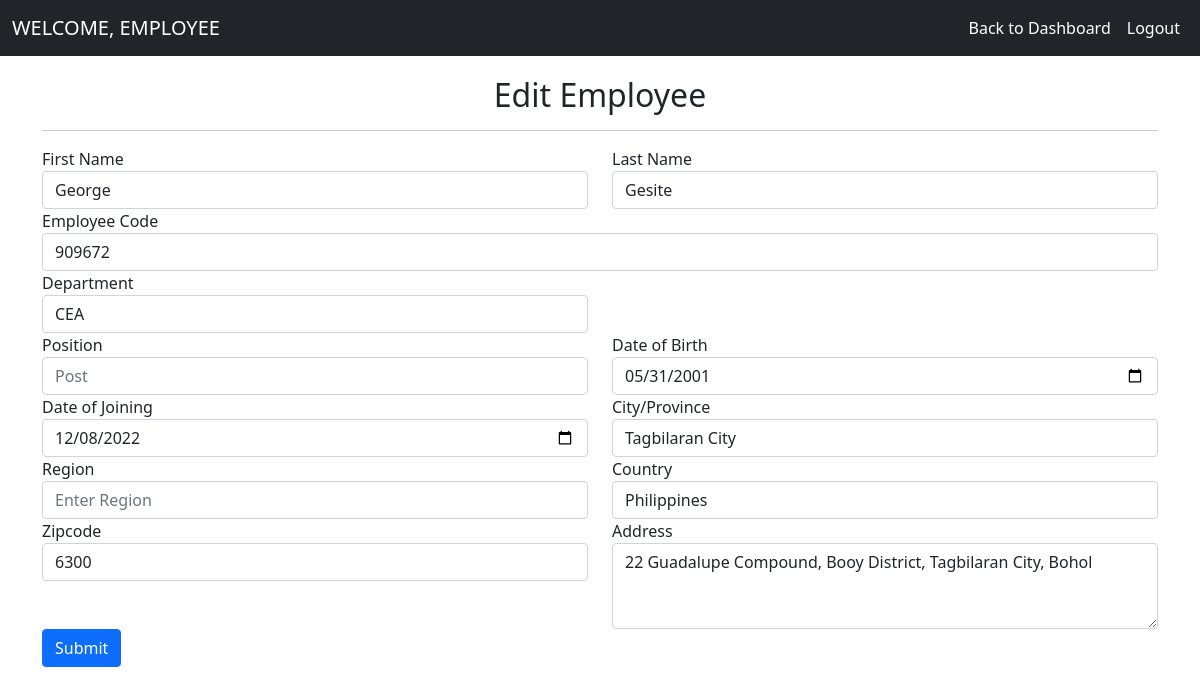
Page /emp_profile/ (signed in) on the committed database.
### admin_side/models.py (models this page shows, shortened)
class Employee(models.Model):
    user = models.ForeignKey(User, on_delete=models.CASCADE, null=True)
    empcode = models.CharField(max_length=100, null=True)
    dob = models.DateField(null=True, blank=True)
    doj = models.DateField(null=True, blank=True)
    department = models.CharField(max_length=100, null=True, blank=True)
    position = models.CharField(max_length=100, null=True, blank=True)
    address = models.CharField(max_length=100, null=True, blank=True)
    city = models.CharField(max_length=100, null=True, blank=True)
    country = models.CharField(max_length=100, null=True, blank=True)
    zipcode = models.CharField(max_length=100, null=True, blank=True)
    region = models.CharField(max_length=100, null=True, blank=True)
    active = models.BooleanField(default=True)
    leave_count = models.IntegerField(null=True, blank=True, default=0)
    on_leave = models.BooleanField(default=False)

### admin_side/views.py (the view, shortened to what this page needs)
# urls.py: path('emp_profile/',profile, ),
def profile(request):
    if not request.user.is_authenticated:
        return redirect('emp_login')
    error = ""
    user = request.user
    emp_data = Employee.objects.get(user=user)
    d = {'error': error,'emp_data': emp_data}
    return render(request, 'emp_profile.html',d)

### admin_side/templates/emp_profile.html (shortened to what this page needs)
{% extends 'emp_home.html' %}
{% block body %}
<div class="container">
    <h2 style="margin-top:20px" align="center">Edit Employee</h2><hr>
<form method="post" action="" enctype="multipart/form-data">
    <div class="row">
      <div class="col-sm-6">
        <div class="form-group">
            <label>First Name</label>
            <input type="text" name="firstname" placeholder="Enter First Name"  class="form-control"  value="{{emp_data.user.first_name}}" pattern="[A-Za-z]+">
        </div>
    </div>
    <div class="col-sm-6">
        <div class="form-group">
            <label>Last Name</label>
            <input type="text" name="lastname" placeholder="Enter Last Name"  class="form-control" value="{{emp_data.user.last_name}}" pattern="[A-Za-z]+">
        </div>
    </div>
    <div class="col-sm-12">
      <div class="form-group">
          <label>Employee Code</label>
          <input type="text" name="empcode" value="{{emp_data.empcode}}" placeholder="Employee Code" required class="form-control" pattern="[0-9]+">
      </div>
  </div>
    <div class="form-group col-md-6">
      <label for="inputPassword4">Department</label>
      <input type="text" class="form-control" name="department" id="inputPassword4" value="{{emp_data.department}}" required placeholder="Department">
    </div>
  </div>
    <div class="row">
    <div class="form-group col-md-6">
      <label for="inputEmail4">Position</label>
      <input type="text" class="form-control" name="position" id="inputEmail4" value="{{emp_data.post}}" required placeholder="Post">
    </div>
    <div class="form-group col-md-6">
      <label for="inputPassword4">Date of Birth</label>
      <input type="date" class="form-control" name="dob" id="inputPassword4"  value="{{emp_data.dob|date:"Y-m-d"}}" required>
    </div>
    </div>
    <div class="row">
    <div class="form-group col-md-6">
      <label for="inputEmail4">Date of Joining</label>
      <input type="date" class="form-control" name="doj" id="inputEmail4" value="{{emp_data.doj|date:"Y-m-d"}}" required>
    </div>
    <div class="form-group col-md-6">
      <label for="inputPassword4">City/Province</label>
      <input type="text" class="form-control" name="city" id="inputPassword4"  value="{{emp_data.city}}" required placeholder="Enter City/Province">
    </div>
    </div>
    <div class="row">
        <div class="form-group col-md-6">
          <label for="inputEmail4">Region</label>
          <input type="text" class="form-control" name="region" id="inputEmail4" value="{{emp_data.state}}" required placeholder="Enter Region">
        </div>
        <div class="form-group col-md-6">
          <label for="inputPassword4">Country</label>
          <input type="text" class="form-control" name="country" id="inputPassword4" value="{{emp_data.country}}" required placeholder="Enter Country">
        </div>
    </div>
    <div class="row">
        <div class="form-group col-md-6">
          <label for="inputEmail4">Zipcode</label>
          <input type="text" class="form-control" name="zipcode" id="inputEmail4" value="{{emp_data.zipcode}}" required placeholder="Enter zipcode">
        </div>
        <div class="form-group col-md-6">
            <label for="exampleFormControlTextarea1">Address</label>
            <textarea class="form-control" id="exampleFormControlTextarea1" name="address" rows="3">{{emp_data.address}}</textarea>
        </div>
    </div>
  <button type="submit" class="btn btn-primary">Submit</button>
</form>
</div>
{% endblock  %}

### rows in the picture
Employee: firstname "George", lastname "Gesite", empcode "909672", department "CEA", dob "05/31/2001", doj "12/08/2022", city "Tagbilaran City", country "Philippines", zipcode "6300", address "22 Guadalupe Compound, Booy District, Tagbilaran City, Bohol"
